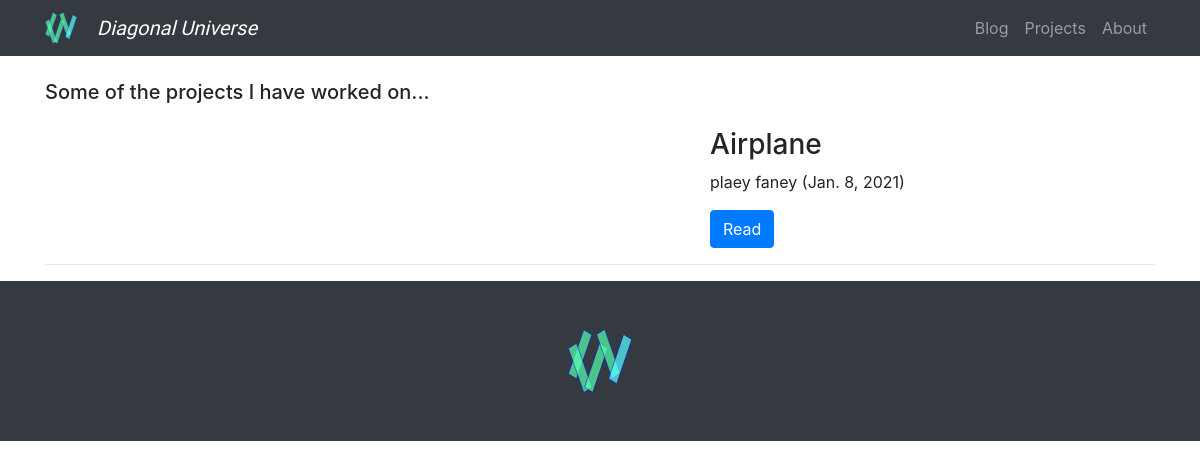
Before: /post_list/Projects/ with the older database file.
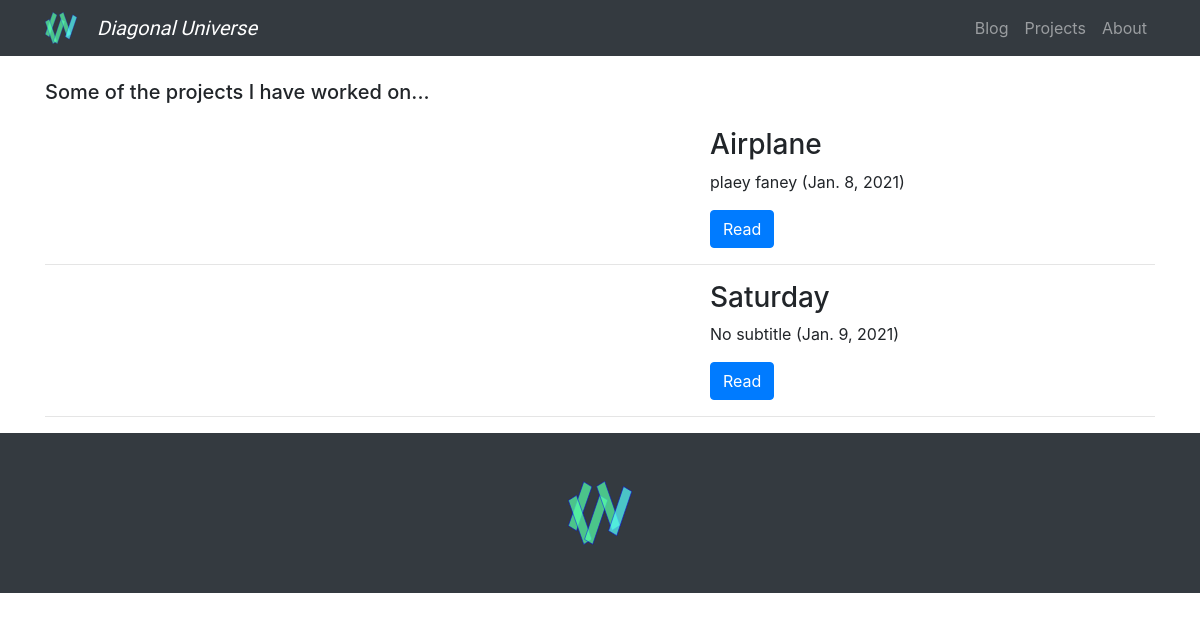
After: the same page with the newer database file.
### post/models.py (models this page shows)
class Post(models.Model):
    TECH = 'Tech'
    TUTORIALS = 'Tutorials'
    PROJECTS = 'Projects'
    COMPUTING = 'Computing'
    CULTURE = 'Culture'
    THOUGHTS = 'Thoughts'
    CATEGORYS = (
        (TECH, 'Tech'),
        (TUTORIALS, 'Tutorials'),
        (PROJECTS, 'Projects'),
        (COMPUTING, 'Computing'),
        (CULTURE, 'Culture'),
        (THOUGHTS, 'Thoughts'),
    )
    title = models.CharField(max_length=100)
    slug = models.SlugField(max_length=100, default="None")
    topImage = models.CharField(max_length=100, default="No image")
    subtitle = models.TextField(max_length=300, default="No subtitle")
    category = models.CharField(max_length=20, choices=CATEGORYS, default=TECH)
    date = models.DateField(default=datetime.now)
    text1 = models.TextField(max_length=7000, default="No text")
    text2 = models.TextField(max_length=7000, default="No text")
    video = models.CharField(max_length=100, default="No video for this post")

### post/views.py (the view)
# urls.py: path("post_list/<cat>/", views.post_list, name="post_list"),
def post_list(request, cat):
    if cat == 'Projects':
        title = "Some of the projects I have worked on..."
    else:
        title = "Listing posts in the category: " + cat
    if cat == 'all_new_to_old':
        postList = Post.objects.all().order_by('-date')
        title = "All posts, newest first..."
    elif cat == 'all_old_to_new':
        postList = Post.objects.all().order_by('date')
        title = "All posts, oldest first..."
    else:
        postList = Post.objects.filter(category = cat)
    return render(request, "post/post_list.html", {'postList': postList, 'title': title})

### post/templates/post/post_list.html (shortened to what this page needs)
{% extends 'base.html' %}
{% block post_list %}
<div class="container">
    <h5 class="my-4">{{ title }}</h5>
    {% for post in postList %}
    <div class="row">
        <div class="col-md-7">
        </div>
        <div class="col-md-5">
            <h3>{{ post.title }}</h3>
            <p>{{ post.subtitle }} ({{ post.date }})</p>
            <a class="btn btn-primary" href="{% url 'view_post' slug=post.slug %}">Read</a>
        </div>
    </div>
    <hr>
    {% endfor %}
</div>
{% endblock %}

Changed rows visible on the page:
added Post: title "Saturday", subtitle "No subtitle", date "Jan. 9, 2021"
